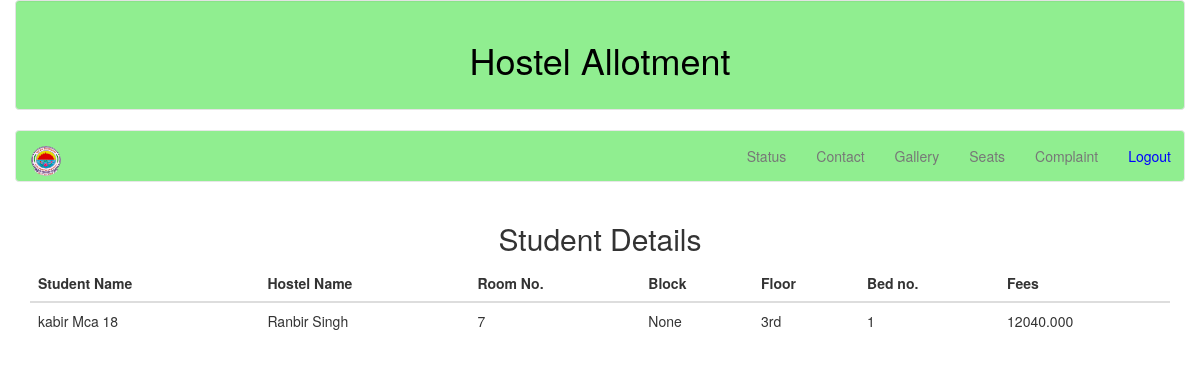
The app's page /status/ (signed in) with its own data.
### hostel/models.py (models this page shows, shortened)
class Room(models.Model):
	usr= models.ForeignKey(User, on_delete=models.CASCADE)
	hname=models.CharField(max_length=50, null=True, blank=True)
	room_no=models.CharField(max_length=20, null=True, blank=True)
	block=models.CharField(max_length=20, null=True, blank=True)
	floor=models.CharField(max_length=20, null=True, blank=True)
	bed_no=models.CharField(max_length=20, null=True, blank=True)
	fees = models.DecimalField(max_digits=20, decimal_places=3, default=Decimal('0.000'))

class User(AbstractUser):
	phone=models.CharField(max_length=15, null=True , blank=True)
	fee_slip=models.CharField(max_length=25, null=True, blank=True)
	rank=models.CharField(max_length=20, null=True, blank=True)
	gender=models.CharField(max_length=20, null=True, blank=True)
	clas=models.CharField(max_length=30, null=True, blank=True)
	img=models.ImageField(upload_to='images' ,null=True, blank=True)
	def __str__(self):
		if self.username and self.clas and self.fee_slip:
			return self.username+ " " + self.clas+ " " + self.fee_slip
		return self.username

### hostel/views.py (the view)
# urls.py: url(r'^status/$', views.status, name='status'),
def status(request):
	ur=request.user.is_authenticated()
	if ur:
		if request.method=="GET":
			box=Room.objects.filter(usr=request.user)
			context={'data': box }
			return render(request,'hostel/status.html',context)
		else:
			return HttpResponse('user not found')
	else:
		return HttpResponse('not logged in')

### hostel/templates/hostel/status.html
{% extends 'hostel/basestu.html'%}
{% block body %}
<div class="container">
	<h2 align="center">Student Details</h2>
	<table class="table">
		<thead>
			<tr>
				<th>Student Name</th>
				<th>Hostel Name</th>
				<th>Room No.</th>
				<th>Block</th>
				<th>Floor</th>
				<th>Bed no.</th>
				<th>Fees</th>
			</tr>
		</thead>
		<tbody>
		{% if data %}
		{% for i in data %}
			<tr>
				<td>{{i.usr}}</td>
				<td>{{i.hname}}</td>
				<td>{{i.room_no}}</td>
				<td>{{i.block}}</td>
				<td>{{i.floor}}</td>
				<td>{{i.bed_no}}</td>
				<td>{{i.fees}}</td>
			</tr>
		{% endfor %}
		{% endif %}
		</tbody>
	</table>
</div>
{% endblock %}

### records on screen
Room: usr "kabir Mca 18", hname "Ranbir Singh", room_no "7", block "None", floor "3rd", bed_no "1", fees "12040.000"
